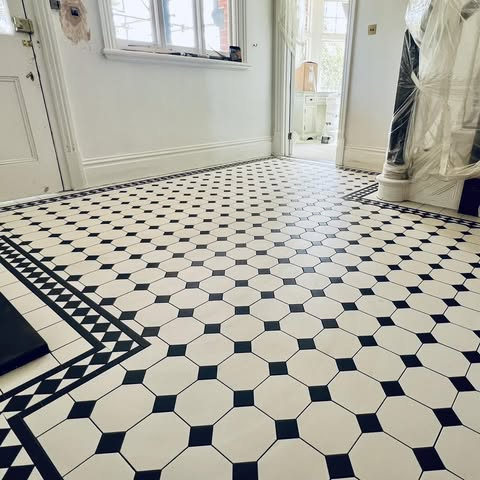
#> input picture images/floor.jpg, 480 x 480 px
$ jupyter execute work_with_image.ipynb   (shell and % lines are left out)
#> lines starting #> are read from the running program, lines starting #| are printed output that depends on the picture
## Working with images

[cell 1]
import matplotlib.pyplot as plt
import matplotlib.image as mpimg

image = plt.imread('../images/floor.jpg')
#> image is the input picture: shape (480, 480, 3); mean R, G, B 171, 169.4, 159.6

[cell 2]
image.shape
#> Out = (480, 480, 3)

[cell 3]
# Display the image
fig, ax = plt.subplots()
ax.imshow(image)

Images are np arrays of shape (h, w, channel). The origin, in this case, is the bottom left corner.

#### Image manipulation (transforms, rotations, etc)

[cell 4]
import numpy as np
from scipy import ndimage as ndi
from skimage.io import imread
from skimage.color import rgb2gray
import matplotlib.pyplot as plt

img = rgb2gray(imread('../images/floor.jpg'))
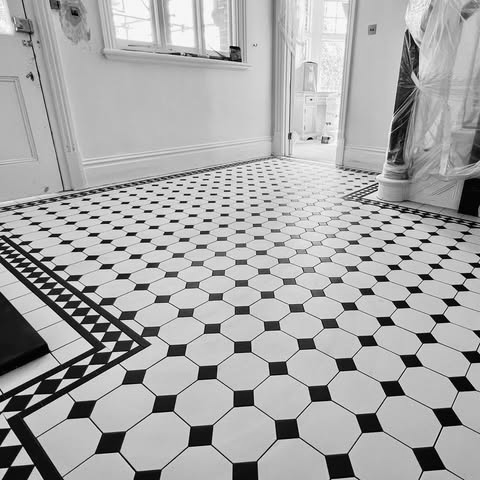
#> img: shape (480, 480) float64; min 0, max 1, mean 0.663
w, h = img.shape
#> w = 480; h = 480
# Initialize a list to hold the transformed images
transformed_images = []
labels = []
# Original Image
transformed_images.append(img)
labels.append('1. Original')

lambda1 = 0.5
mat_shear = np.array([[1, lambda1, 0], [lambda1, 1, 0], [0, 0, 1]])
img5 = ndi.affine_transform(img, mat_shear)
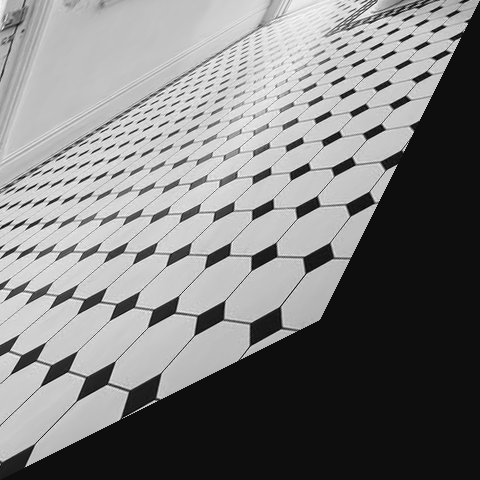
#> img5: shape (480, 480) float64; min -0.0592, max 0.984, mean 0.459; drawn with min black and max white
transformed_images.append(img5)
labels.append('4. Rotate the Image ')

fig, ax = plt.subplots()
ax.imshow(img5, cmap='gray')
plt.tight_layout()
plt.show()

[cell 5]
import numpy as np
from skimage import transform, io
import matplotlib.pyplot as plt

# Load an image
image = io.imread('../images/floor.jpg')

# Define source points (corners of a rectangle in the input image)
src_points = np.array([
    [0, 0],  # Top-left corner
    [479, 0],  # Top-right corner
    [479, 479],  # Bottom-right corner
    [0, 479]   # Bottom-left corner
])

# Define destination points (where those corners should map to)
dst_points = 2*np.array([
    [0, 0],  # Top-left corner
    [479, 0],  # Top-right corner
    [479, 479],  # Bottom-right corner
    [0, 479],
])

# Estimate the transformation
projective_transform = transform.ProjectiveTransform()
projective_transform.estimate(src_points, dst_points)

# Transform the image
output_shape = (image.shape[0], image.shape[1])  # Keep the same dimensions
#> output_shape = (480, 480)
warped_image = transform.warp(image, projective_transform, output_shape=output_shape)
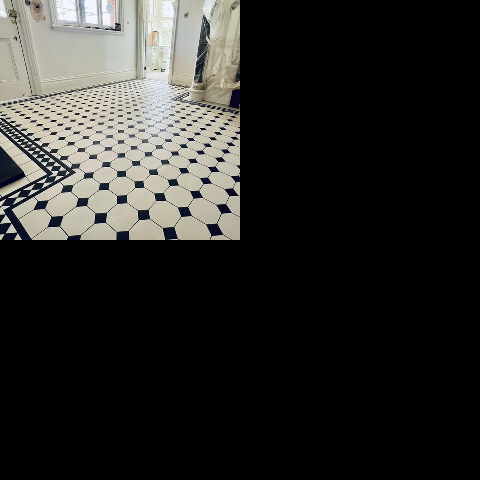
#> warped_image: shape (480, 480, 3) float64; mean R, G, B 0.168, 0.166, 0.156

# Visualize the result
fig, axes = plt.subplots(1, 2, figsize=(12, 6))
axes[0].imshow(image)
axes[0].scatter(src_points[:, 0], src_points[:, 1], color='red', label='Source Points')
axes[0].legend()
axes[0].set_title('Original Image')

axes[1].imshow(warped_image)
axes[1].scatter(dst_points[:, 0], dst_points[:, 1], color='blue', label='Destination Points')
axes[1].legend()
axes[1].set_title('Warped Image')

plt.show()
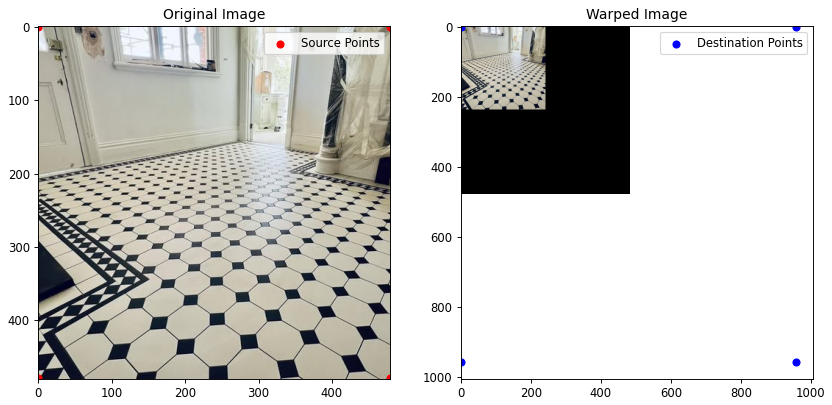
#> figure drawn by matplotlib, 2 panels
